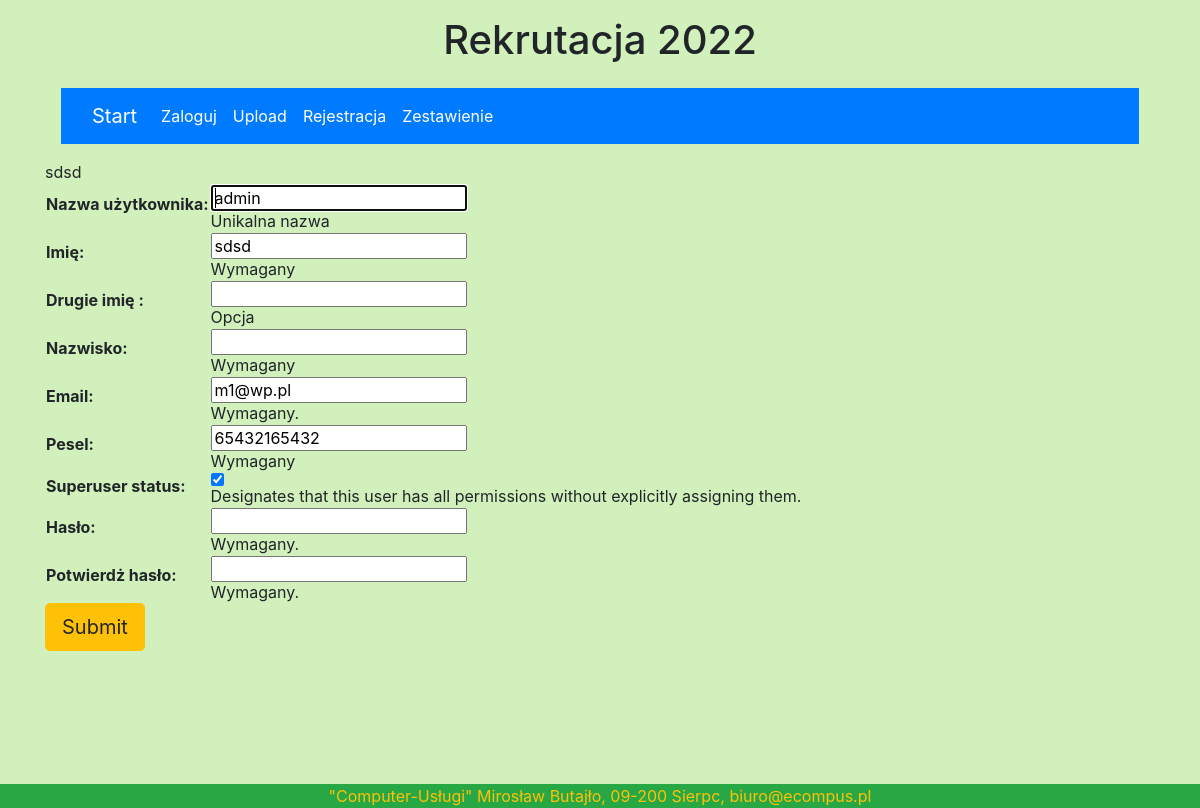
/zmiendane/ (signed in), run on the app's committed database.
### licznik/models.py (models this page shows, shortened)
class User(AbstractUser):
    username = models.CharField(max_length=30, unique=True, verbose_name='Nazwa użytkownika',
                                help_text='Unikalna nazwa')
    first_name = models.CharField(max_length=200, help_text='Wymagany', verbose_name='Imię')
    second_name = models.CharField(null=True, blank=True, max_length=10, help_text='Opcja', verbose_name='Drugie imię ')
    last_name = models.CharField(max_length=200, help_text='Wymagany', verbose_name='Nazwisko')
    pesel = models.CharField(max_length=11, unique=True, validators=[
        MinLengthValidator(11), MaxLengthValidator(11), f_pesel], help_text='Wymagany')
    email = models.EmailField('email adress', unique=True, help_text='Wymagany')
    REQUIRED_FIELDS = ['pesel','first_name','email']
    def __str__(self):
        return f'{str(self.last_name)} {str(self.first_name)}'

### licznik/views.py (the view)
# urls.py: path('zmiendane/', views.zmiendane, name="zmiendane-page"),
@login_required(login_url='/accounts/login')
def zmiendane(request):
        patern = request.user.username
        user1 = User.objects.get(username=patern)
        user = get_object_or_404(User, id=user1.id)
        kandydat = Kandydat(user_id=user.id)
        list_kand_id = []
        for i in Kandydat.objects.all():
            list_kand_id.append(i.user_id)
        form = UserForm(request.POST or None, instance=user)
        if form.is_valid():
            form.save()
            return render(request, 'success.html')
        if user.id in list_kand_id:
            return render(request, 'zmienlogin1.html', {'user': user, 'form': form})
        else:
            return render(request, 'zmienlogin.html', {'user': user, 'form': form})

### licznik/forms.py
class UserForm(UserCreationForm):
    password1 = forms.CharField(label='Hasło', widget=forms.PasswordInput,help_text='Wymagany.')
    password2 = forms.CharField(label='Potwierdż hasło', widget=forms.PasswordInput,help_text='Wymagany.')
    email = forms.EmailField(max_length=254, help_text='Wymagany.')
    class Meta:
        model = User
        fields = ['username','first_name','second_name','last_name','email','pesel','is_superuser']

### licznik/templates/zmienlogin.html (shortened to what this page needs)
{% extends 'base.html' %}
{%block content %}
{{ user }}
<form  method = 'POST' enctype="multipart/form-data">
        <table>
            {{ form.as_table }}
        </table>
        <button type="submit" class="btn btn-lg btn-warning">Submit</button>
    </form>
{% endblock %}

### licznik/static/style.css (style rules this page uses)
.bgpage { background-color: #d1f0bb; }

### data on the page
User: last_name+first_name "sdsd", username "admin", first_name "sdsd", email "m1@wp.pl", pesel "65432165432", is_superuser "☑"
